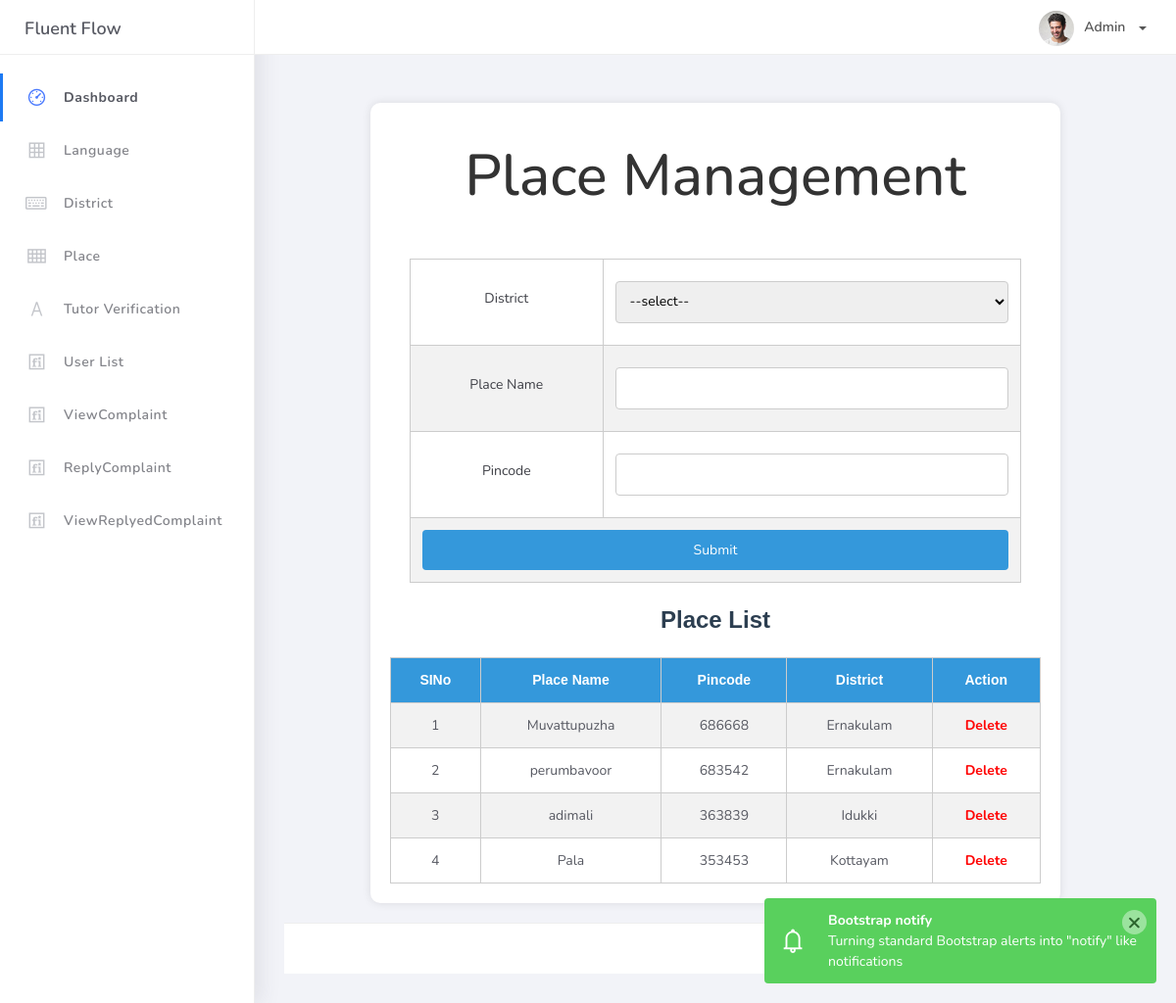
The app's page /Project/Admin/Place.php (signed in) with its own data.
### tables this page shows
CREATE TABLE `tbl_place` (
  `place_id` int(11) NOT NULL,
  `place_name` varchar(60) NOT NULL,
  `place_pincode` varchar(60) NOT NULL,
  `district_id` int(11) NOT NULL
);

CREATE TABLE `tbl_district` (
  `district_id` int(11) NOT NULL,
  `district_name` varchar(60) NOT NULL
);

### Project/Admin/Place.php (the view, shortened to what this page needs)
<?php
include('../Assests/connection/connection.php');
include('Header.php');
?>
<!DOCTYPE html>
<html xmlns="http://www.w3.org/1999/xhtml">
<head>
</head>
<body>
    <div class="container">
        <h1>Place Management</h1>
        <form id="form1" name="form1" method="post" action="">
            <table>
                <tr>
                    <td><label for="selDistrict">District</label></td>
                    <td>
                        <select name="selDistrict">
                            <option value="--select--">--select--</option>
                        </select>
                    </td>
                </tr>
                <tr>
                    <td><label for="txtname">Place Name</label></td>
                    <td><input type="text" name="txtname" id="txtname" /></td>
                </tr>
                <tr>
                    <td><label for="txtpincode">Pincode</label></td>
                    <td><input type="text" name="txtpincode" id="txtpincode" /></td>
                </tr>
                <tr>
                    <td colspan="2" align="center"><input type="submit" name="btnsubmit" id="btnsubmit" value="Submit" /></td>
                </tr>
            </table>
        </form>
        <div class="dashboard-title">Place List</div>
        <table>
            <tr>
                <th>SINo</th>
                <th>Place Name</th>
                <th>Pincode</th>
                <th>District</th>
                <th>Action</th>
            </tr>
            <?php
            $selQry = "select * from tbl_place p inner join tbl_district d on p.district_id = d.district_id";
            $result = $con->query($selQry);
            $i = 0;
            while($data = $result->fetch_assoc())
            {
                $i++;
            ?>
            <tr>
                <td><?php echo $i; ?></td>
                <td><?php echo $data['place_name']; ?></td>
                <td><?php echo $data['place_pincode']; ?></td>
                <td><?php echo $data['district_name']; ?></td>
                <td><a href="Place.php?delID=<?php echo $data['place_id']; ?>" class="delete-btn">Delete</a></td>
            </tr>
            <?php
            }
            ?>
        </table>
    </div>
</body>
</html>
<?php
include('Footer.php');
?>

### Project/Admin/Place.php (style rules this page uses)
body { font-family: Arial, sans-serif; background-color: #f4f7f9; margin: 0; padding: 0; }
.container { width: 80%; margin: 20px auto; background-color: #fff; box-shadow: 0px 0px 10px rgba(0, 0, 0, 0.1); padding: 20px; border-radius: 10px; }
h1 { text-align: center; color: #333; margin-top: 20px; }
table { width: 100%; border-collapse: collapse; margin-top: 20px; }
table, th, td { border: 1px solid #ccc; }
th, td { padding: 12px; text-align: center; }
th { background-color: #3498db; color: white; }
tr:nth-child(even) { background-color: #f2f2f2; }
form { margin: 0 auto; padding: 20px; }
input[type="text"], select { width: 100%; padding: 10px; margin: 10px 0; border: 1px solid #ccc; border-radius: 4px; }
input[type="submit"] { background-color: #3498db; color: white; padding: 10px 20px; border: none; border-radius: 4px; cursor: pointer; width: 100%; }
.delete-btn { color: red; text-decoration: none; font-weight: bold; }
.dashboard-title { text-align: center; font-size: 24px; color: #2c3e50; font-weight: bold; }

### records on screen
tbl_place: place_name "Muvattupuzha", place_pincode "686668", district.district_name "Ernakulam"
tbl_place: place_name "perumbavoor", place_pincode "683542", district.district_name "Ernakulam"
tbl_place: place_name "adimali", place_pincode "363839", district.district_name "Idukki"
tbl_place: place_name "Pala", place_pincode "353453", district.district_name "Kottayam"
